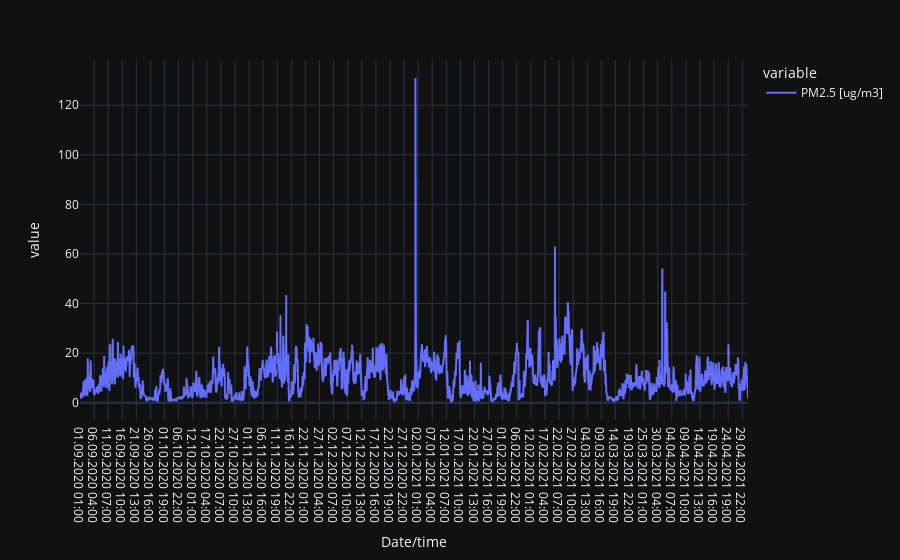

Notebook source saved alongside this figure:
### Code cell
pm25_series.plot()

### Figure 1 — Plotly figure (JSON) as saved in the notebook; plotly's stock layout.template omitted (floating-point values rounded to 4 significant figures; data arrays with more than 128 entries replaced by an {"elided": "..."} marker saying what was removed)
{"data": [{"hovertemplate": "variable=PM2.5 [ug/m3]<br>Date/time=%{x}<br>value=%{y}<extra></extra>", "legendgroup": "PM2.5 [ug/m3]", "line": {"color": "#636efa", "dash": "solid"}, "mode": "lines", "name": "PM2.5 [ug/m3]", "showlegend": true, "type": "scattergl", "x": {"elided": "5832 str values"}, "xaxis": "x", "y": {"elided": "5832 float values"}, "yaxis": "y"}], "layout": {"legend": {"title": {"text": "variable"}, "tracegroupgap": 0}, "margin": {"t": 60}, "xaxis": {"anchor": "y", "domain": [0, 1], "title": {"text": "Date/time"}}, "yaxis": {"anchor": "x", "domain": [0, 1], "title": {"text": "value"}}}}
